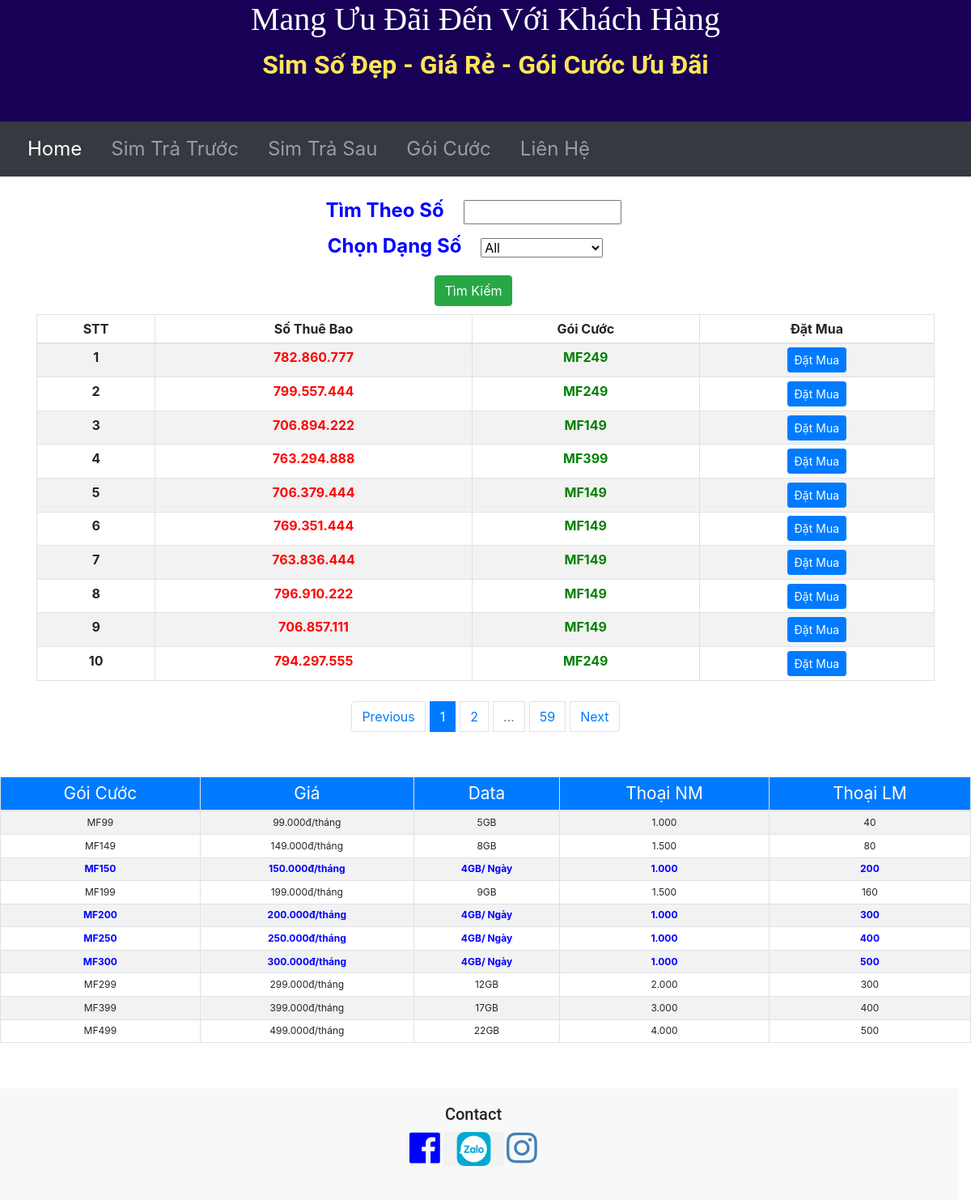
Screenshot of /trasau with the database file from the repository.
### main.py (models this page shows)
class SimSoTraSau(db.Model):
    id = db.Column(db.Integer, primary_key=True)
    sothuebao = db.Column(db.String(250), nullable=False)
    sodinhdang = db.Column(db.String(250), nullable=False)
    goicuoc = db.Column(db.String(250), nullable=False)
    dangso = db.Column(db.String(250), nullable=False)

### main.py (the view, shortened to what this page needs)
@app.route("/trasau", methods=['GET', 'POST'], defaults={"page": 1})
@app.route('/tracuusotrasau/<int:page>',methods=["GET","POST"])
def trasau(page):
    page = page
    pages = 10
    all_sim = SimSoTraSau.query.paginate(page,pages,error_out=False)
    dangso = request.args.get('dangso')
    socantim = request.args.get('socantim')
    if dangso != "" and dangso !=None and dangso != "All":
        all_sim = SimSoTraSau.query.filter_by(dangso=dangso).paginate(page, pages, error_out=False)
        return render_template('trasau.html', all_sim_ts=all_sim, dangso=dangso)
    elif socantim != "" and socantim != None:
        search = "%{}%".format(socantim)
        all_sim = SimSoTraSau.query.filter(SimSoTraSau.sothuebao.like(search)).paginate(page, pages, error_out=False)
        return render_template('trasau.html', all_sim_ts=all_sim, socantim=socantim)
    return render_template('trasau.html', all_sim_ts = all_sim, dangso="All")

### templates/trasau.html (shortened to what this page needs)
{% include "header.html" %}
<!DOCTYPE html>
<html lang="en" dir="ltr">
<head>
  <link href="{{ url_for('static', filename='css/styles.css')}}" rel="stylesheet">
  <link rel="stylesheet" href="https://cdn.jsdelivr.net/npm/bootstrap@4.6.0/dist/css/bootstrap.min.css">
</head>
<div class="container ">
  <form class="timso" action="{{ url_for('trasau') }}" method="post">
    <div class="row dongchonso">
      <div class="col-lg-12 col-md-12">
          <label for=""class="chonsim">Tìm Theo Số</label>
          <input type="text" size="14" name="socantim" value="{{socantim}}" class="btn-timso">
      </div>
    <div class="col-lg-12 col-md-12">
    <label for="cars" class="chonsim">Chọn Dạng Số</label>
    <select name="cars" id="cars">
      <option value="{{dangso}}">{{ dangso }}</option>
    </select>
    </div>
      <div class="col-lg-12 col-md-12">
      <button type="submit" class="btn btn-success btn-timkiem">Tìm Kiếm</button><br>
  </div>
      </div>
  </form>
  <div class="bang-tt">
    <table class="table table-sm table-bordered table-striped">
      <thead>
        <tr>
          <th scope="col-3">STT</th>
          <th scope="col-3">Số Thuê Bao</th>
          <th scope="col-3">Gói Cước</th>
          <th scope="col-3">Đặt Mua</th>
        </tr>
      </thead>
      <tbody>
        {% for sim in all_sim_ts.items %}
        <tr>
          <th scope="row">{{loop.index}}</th>
          <td class="stb">{{ sim.sodinhdang }}</td>
          <td class="price">{{ sim.goicuoc }}</td>
          <td><a href=""><button type="submit" class="btn btn-primary btn-sm">Đặt Mua </button></a></td>
        </tr>
      {% endfor %}
      </tbody>
    </table>
    <nav aria-label="Page-navigation example">
  <ul class="pagination justify-content-center">
    {% if all_sim_ts.has_prev %}
      <li class="page-item"><a class="page-link" href="{{ url_for('trasau', page=all_sim_ts.prev_num, dangso=dangso, socantim=socantim) }}">Previous</a></li>
    {% else %}
      <li class="page-item"><a class="page-link" href="">Previous</a></li>
    {% endif %}
    {% for page in all_sim_ts.iter_pages(left_edge=2, right_edge=1,left_current=1, right_current=1) %}
     {% if page %}
        {% if page==all_sim_ts.page %}
          <li class="page-item active" ><a class="page-link" href="{{ url_for('trasau', page=page, dangso=dangso, socantim=socantim) }}" >{{ page }}</a></li>
        {% else %}
          <li class="page-item" ><a class="page-link" href="{{ url_for('trasau', page=page, dangso=dangso, socantim=socantim) }}" >{{ page }}</a></li>
        {% endif %}
      {% else %}
          <li class="page-item disabled" ><a class="page-link" href="" >...</a></li>
    {% endif %}
     {% endfor %}
    {% if all_sim_ts.has_next %}
      <li class="page-item"><a class="page-link" href="{{ url_for('trasau', page=all_sim_ts.next_num, dangso=dangso, socantim=socantim) }}">Next</a></li>
    {% else %}
      <li class="page-item"><a class="page-link" href="">Next</a></li>
    {% endif %}
  </ul>
</nav>
  </div>
</div>
<div class=" banggoicuoc">
  <table class="table table-sm table-bordered table-striped">
<thead>
  <tr class="bg-primary title-goicuoc">
    <td>Gói Cước</td>
    <td>Giá</td>
    <td>Data</td>
    <td>Thoại NM</td>
    <td>Thoại LM</td>
  </tr>
</thead>
<tbody>
    <tr>
     <td>MF99</td>
     <td>99.000đ/tháng</td>
     <td>5GB</td>
      <td>1.000</td>
      <td>40</td>
   </tr>
      <tr>
     <td>MF149</td>
     <td>149.000đ/tháng</td>
     <td>8GB</td>
      <td>1.500</td>
      <td>80</td>
   </tr>
    <tr class="goidb">
     <td>MF150</td>
     <td>150.000đ/tháng</td>
     <td>4GB/ Ngày</td>
      <td>1.000</td>
      <td>200</td>
   </tr>
      <tr>
     <td>MF199</td>
     <td>199.000đ/tháng</td>
     <td>9GB</td>
      <td>1.500</td>
      <td>160</td>
   </tr>
        <tr class="goidb">
     <td>MF200</td>
     <td>200.000đ/tháng</td>
     <td>4GB/ Ngày</td>
      <td>1.000</td>
      <td>300</td>
   </tr>
        <tr class="goidb">
     <td>MF250</td>
     <td>250.000đ/tháng</td>
     <td>4GB/ Ngày</td>
      <td>1.000</td>
      <td>400</td>
   </tr>
         <tr class="goidb">
     <td>MF300</td>
     <td>300.000đ/tháng</td>
     <td>4GB/ Ngày</td>
      <td>1.000</td>
      <td>500</td>
   </tr>
  <tr>
     <td>MF299</td>
     <td>299.000đ/tháng</td>
     <td>12GB</td>
      <td>2.000</td>
      <td>300</td>
   </tr>
      <tr>
     <td>MF399</td>
     <td>399.000đ/tháng</td>
     <td>17GB</td>
      <td>3.000</td>
      <td>400</td>
   </tr>
<tr>
     <td>MF499</td>
     <td>499.000đ/tháng</td>
     <td>22GB</td>
      <td>4.000</td>
      <td>500</td>
   </tr>
 </tbody>
</table>
</div>
  <div id="footer">
{% include "footer.html" %}
</html>

### static/css/styles.css (style rules this page uses)
body { font-size: 16px; font-family: 'Merriweather', serif; position: relative; padding-left: 0px; }
.page-item { margin: 5px 3px 5px 3px; }
.bang-tt { width: 45%; margin: auto; margin-top: 1%; }
.row { margin: auto; width: 100% ; }
.stb { color: red; font-weight: bold; }
.price { color: green; font-weight:bolder; }
.timso { color: blue; font-weight: bolder; font-size: 1rem; text-align: center; }
.chonsim { padding-right: 20px; font-size: 1.5rem; }
#cars { margin-right: 20px; padding-right: 40px; }
.pagination { margin-top: 20px; }
.container { position: relative; text-align: center; margin-top: 2%; }
.banggoicuoc { position:fixed; width:30%; top: 17%; height: auto; left:0px; text-align: center; margin:10% auto 5% auto; padding-right: 3%; }
.btn-timkiem { margin: 10px 0px 10px 0px; }
.title-goicuoc { color: white; font-size: 1rem; }
.goidb { color: blue; font-weight: bold; }
@media screen and (max-width: 1200px) { .banggoicuoc { position: relative; width:100%; top:5%; font-size: 12px; bottom: 5%; text-align: center; margin: 50px 0px 20px 0px; padding-right: 0; padding-left: 0; } }
@media screen and (max-width: 1200px) { .title-goicuoc { font-size: 1.3rem; } }
@media screen and (max-width: 1200px) { .bang-tt { font-size: 1rem; width: 100%; margin:auto; } }
.dongchonso { text-align: center; }

### rows the page displays
SimSoTraSau: sodinhdang "782.860.777", goicuoc "MF249"
SimSoTraSau: sodinhdang "799.557.444", goicuoc "MF249"
SimSoTraSau: sodinhdang "706.894.222", goicuoc "MF149"
SimSoTraSau: sodinhdang "763.294.888", goicuoc "MF399"
SimSoTraSau: sodinhdang "706.379.444", goicuoc "MF149"
SimSoTraSau: sodinhdang "769.351.444", goicuoc "MF149"
SimSoTraSau: sodinhdang "763.836.444", goicuoc "MF149"
SimSoTraSau: sodinhdang "796.910.222", goicuoc "MF149"
SimSoTraSau: sodinhdang "706.857.111", goicuoc "MF149"
SimSoTraSau: sodinhdang "794.297.555", goicuoc "MF249"

### other values shown
{{ page }} "1"
{{ page }} "2" "59"
form field cars "All"
